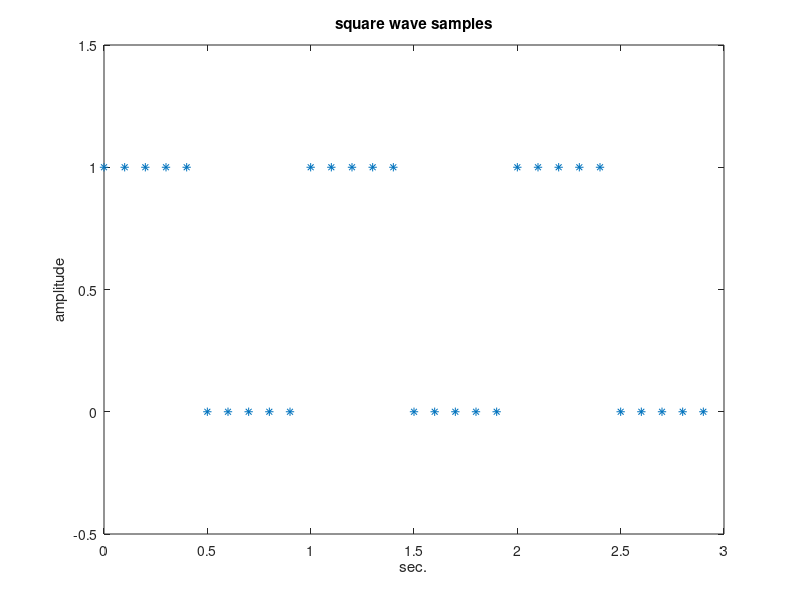

Recreate this plot in MATLAB.
A=[1,1,1,1,1,0,0,0,0,0,1,1,1,1,1,0,0,0,0,0,...
1,1,1,1,1,0,0,0,0,0];
fs=10; %sampling frequency in Hz
tiv=1/fs; %time interval between samples;
t=0:tiv:(3-tiv); %time intervals set (30 values)
plot(t,A,'*'); %plots figure
axis([0 3 -0.5 1.5]);
xlabel('sec.'); ylabel('amplitude')
title('square wave samples');